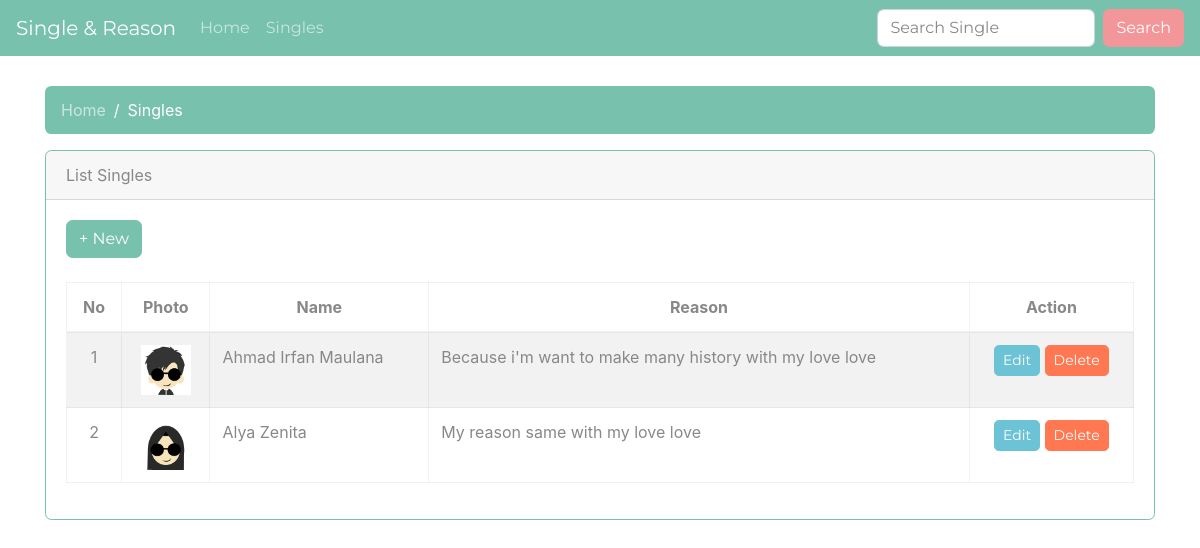
Screenshot of /index.php/singles with the database file from the repository.
### tables this page shows
CREATE TABLE `single` (
  `id` int(11) NOT NULL,
  `name` varchar(100) NOT NULL,
  `reason` text NOT NULL,
  `date_entry` date NOT NULL,
  `foto` varchar(100) NOT NULL
);

### application/controllers/Singles.php (called while the page is built, shortened)
<?php
class Singles extends CI_Controller
{
  function __construct()
  {
    $this->load->model('SinglesModel');
  }
  public function index()
  {
    $data['singles'] = $this->db->get('single');
    $this->load->view('template/header');
    $this->load->view('site/singles/home', $data);
    $this->load->view('template/footer');
  }
}
 ?>

### index.php (called while the page is built, shortened)
<?php
require_once BASEPATH.'core/CodeIgniter.php';

### application/views/site/singles/home.php (the view)
<div class="col-md-12" style="margin-top:30px;">
  <ol class="breadcrumb">
    <li class="breadcrumb-item">
      <?php echo anchor('/', 'Home'); ?>
    </li>
    <li class="breadcrumb-item active">Singles</li>
  </ol>
  <div class="card border-primary">
    <div class="card-header">List Singles</div>
    <div class="card-body">
      <?php echo anchor('singles/add', '+ New', ['class'=>'btn btn-primary']); ?>
      <br><br>
      <table class="table table-striped table-bordered">
        <thead>
          <tr>
            <th class="text-center">No</th>
            <th class="text-center">Photo</th>
            <th class="text-center">Name</th>
            <th class="text-center">Reason</th>
            <th class="text-center">Action</th>
          </tr>
        </thead>
        <tbody>
          <?php
          $no = 1;
          foreach ($singles->result() as $single) {
            ?>
            <tr>
              <td class="text-center"><?php echo $no; ?></td>
              <td class="text-center">
                <img src="<?php echo base_url('upload/img/' . $single->foto); ?>" alt="" style="width:50px;">
              </td>
              <td><?php echo $single->name; ?></td>
              <td><?php echo $single->reason; ?></td>
              <td class="text-center">
                <?php echo anchor('singles/edit/' . $single->id, 'Edit', ['class'=>'btn btn-info btn-sm']); ?>
                <?php echo anchor('singles/delete/' . $single->id, 'Delete', ['class'=>'btn btn-danger btn-sm']); ?>
              </td>
            </tr>
            <?php
            $no++;
          }
           ?>
        </tbody>
      </table>
    </div>
  </div>
</div>

### application/views/template/header.php (shortened to what this page needs)
<!DOCTYPE html>
<html lang="en" dir="ltr">
  <head>
    <link rel="stylesheet" href="<?php echo base_url('assets/css/bootstrap-minty.css'); ?>">
  </head>
  <body>
    <nav class="navbar navbar-expand-lg navbar-dark bg-primary">
  <a class="navbar-brand" href="#">Single &amp; Reason</a>
  <div class="collapse navbar-collapse" id="navbarColor01">
    <ul class="navbar-nav mr-auto">
      <li class="nav-item">
        <?php echo anchor('/', 'Home', ['class' => 'nav-link']); ?>
      </li>
      <li class="nav-item">
        <?php echo anchor('singles', 'Singles', ['class' => 'nav-link']); ?>
      </li>
    </ul>
    <?php echo form_open('singles/result', ['method'=>'post', 'class'=>"form-inline my-2 my-lg-0"]); ?>
      <input class="form-control mr-sm-2" type="text" placeholder="Search Single" name="keyword" value="<?php echo $this->input->post('keyword'); ?>">
      <button class="btn btn-secondary my-2 my-sm-0" type="submit" value="submit" name="submit">Search</button>
    <?php echo form_close(); ?>
  </div>
</nav>
<div class="container">
  <div class="row">

### application/views/template/footer.php
      </div>
    </div>
  </body>
</html>

### rows the page displays
single: foto (picture), name "Ahmad Irfan Maulana", reason "Because i'm want to make many history with my love love", id "Edit", id "Delete"
single: foto (picture), name "Alya Zenita", reason "My reason same with my love love", id "Edit", id "Delete"

### other values shown
anchor('/', 'Home', ['class' => 'nav-link']) "Home"
anchor('singles', 'Singles', ['class' => 'nav-link']) "Singles"
anchor('/', 'Home') "Home"
anchor('singles/add', '+ New', ['class'=>'btn btn-primary']) "+ New"
